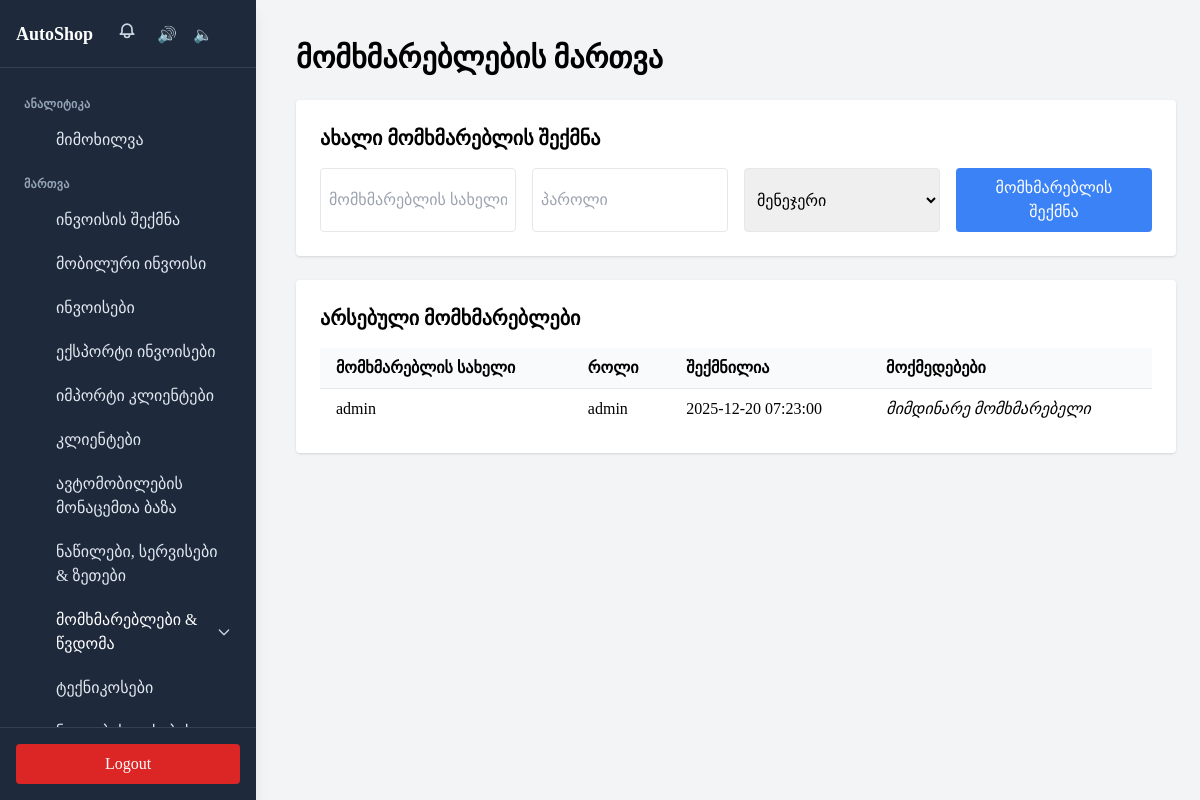
The page /admin/users.php (signed in) on the database its author committed.
### tables this page shows
CREATE TABLE users (
    id INT AUTO_INCREMENT PRIMARY KEY,
    username VARCHAR(50) UNIQUE NOT NULL,
    password VARCHAR(255) NOT NULL,
    role ENUM('admin', 'manager', 'user') NOT NULL DEFAULT 'user',
    created_at TIMESTAMP DEFAULT CURRENT_TIMESTAMP
);

### admin/users.php (the view, shortened to what this page needs)
<?php
require '../config.php';
$stmt = $pdo->query('SELECT id, username, role, created_at FROM users ORDER BY created_at DESC');
$users = $stmt->fetchAll(PDO::FETCH_ASSOC);
?>
<!DOCTYPE html>
<html lang="ka">
<head>
    <script src="https://cdn.tailwindcss.com"></script>
</head>
<body class="bg-gray-100 min-h-screen">
    <?php include '../partials/sidebar.php'; ?>
    <div class="min-h-full overflow-auto ml-0 md:ml-64 pt-4 pl-4">
        <div class="p-6">
            <h1 class="text-3xl font-bold mb-6">მომხმარებლების მართვა</h1>
            <div class="bg-white p-6 rounded shadow mb-6">
                <h2 class="text-xl font-semibold mb-4">ახალი მომხმარებლის შექმნა</h2>
                <form method="post" class="grid grid-cols-1 md:grid-cols-4 gap-4">
                    <input type="text" name="username" placeholder="მომხმარებლის სახელი" required class="border p-2 rounded">
                    <input type="password" name="password" placeholder="პაროლი" required class="border p-2 rounded">
                    <select name="role" class="border p-2 rounded">
                        <option value="manager">მენეჯერი</option>
                    </select>
                    <button type="submit" name="create_user" class="bg-blue-500 text-white px-4 py-2 rounded hover:bg-blue-600">მომხმარებლის შექმნა</button>
                </form>
            </div>
            <div class="bg-white p-6 rounded shadow">
                <h2 class="text-xl font-semibold mb-4">არსებული მომხმარებლები</h2>
                <div class="overflow-x-auto">
                    <table class="w-full table-auto">
                        <thead>
                            <tr class="bg-gray-50">
                                <th class="px-4 py-2 text-left">მომხმარებლის სახელი</th>
                                <th class="px-4 py-2 text-left">როლი</th>
                                <th class="px-4 py-2 text-left">შექმნილია</th>
                                <th class="px-4 py-2 text-left">მოქმედებები</th>
                            </tr>
                        </thead>
                        <tbody>
                            <?php foreach ($users as $user): ?>
                                <tr class="border-t">
                                    <td class="px-4 py-2"><?php echo htmlspecialchars($user['username']); ?></td>
                                    <td class="px-4 py-2"><?php echo htmlspecialchars($user['role']); ?></td>
                                    <td class="px-4 py-2"><?php echo htmlspecialchars($user['created_at']); ?></td>
                                    <td class="px-4 py-2">
                                        <?php if ($user['id'] !== $_SESSION['user_id']): ?>
                                            <form method="post" class="inline" onsubmit="return confirm('დარწმუნებული ხართ?');">
                                                <input type="hidden" name="user_id" value="<?php echo $user['id']; ?>">
                                                <select name="role" onchange="this.form.submit()" class="border p-1 rounded">
                                                    <option value="manager" <?php echo $user['role'] === 'manager' ? 'selected' : ''; ?>>მენეჯერი</option>
                                                    <option value="admin" <?php echo $user['role'] === 'admin' ? 'selected' : ''; ?>>ადმინისტრატორი</option>
                                                </select>
                                                <input type="hidden" name="update_user" value="1">
                                            </form>
                                            <form method="post" class="inline ml-2" onsubmit="return confirm('წავშალოთ ეს მომხმარებელი?');">
                                                <input type="hidden" name="user_id" value="<?php echo $user['id']; ?>">
                                                <button type="submit" name="delete_user" class="bg-red-500 text-white px-2 py-1 rounded hover:bg-red-600">წაშლა</button>
                                            </form>
                                        <?php else: ?>
                                            <em>მიმდინარე მომხმარებელი</em>
                                        <?php endif; ?>
                                    </td>
                                </tr>
                            <?php endforeach; ?>
                        </tbody>
                    </table>
                </div>
            </div>
        </div>
    </div>
</body>
</html>

### admin/users.php (style rules this page uses)
body { font-family: 'BPG Arial', 'BPG Arial Caps'; }

### rows shown on the page
users: username "admin", role "admin", created_at "2025-12-20 07:23:00", shows "მიმდინარე მომხმარებელი"

### other values the page prints
$section['label'] "ᲐᲜᲐᲚᲘᲢᲘᲙᲐ"
$item['label'] "მიმოხილვა"
$section['label'] "ᲛᲐᲠᲗᲕᲐ"
$item['label'] "ინვოისის შექმნა"
$item['label'] "მობილური ინვოისი"
$item['label'] "ინვოისები"
$item['label'] "ექსპორტი ინვოისები"
$item['label'] "იმპორტი კლიენტები"
$item['label'] "კლიენტები"
$item['label'] "ავტომობილების მონაცემთა ბაზა"
$item['label'] "ნაწილები, სერვისები & ზეთები"
$item['label'] "მომხმარებლები & წვდომა"
$item['label'] "ტექნიკოსები"
